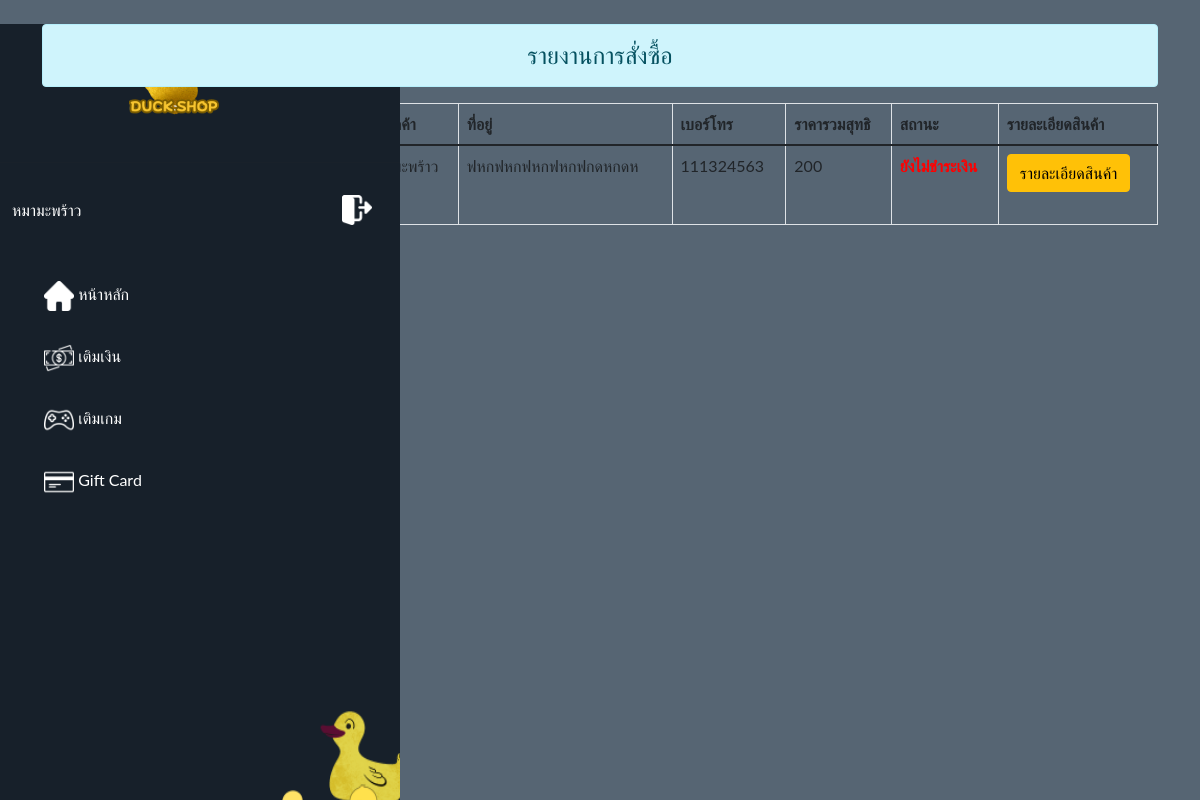
Page /report_order_customer.php (signed in) on the committed database.
### tables this page shows
CREATE TABLE `tb_order` (
  `orderID` int(10) UNSIGNED ZEROFILL NOT NULL COMMENT 'เลขที่ใบสั่งซื้อ',
  `cus_name` varchar(60) NOT NULL COMMENT 'ชื่อ-นามสกุล',
  `address` text NOT NULL COMMENT 'ที่อยู่การจัดส่งสินค้า',
  `telephone` varchar(10) NOT NULL COMMENT 'เบอร์โทรศัพท์',
  `total_price` float NOT NULL COMMENT 'ราคารวมสุทธิ',
  `order_status` varchar(1) NOT NULL COMMENT '0=ยกเลิก, 1=ยังไม่ชำระเงิน,2 =ชำระเงิน',
  `reg_date` timestamp NOT NULL DEFAULT current_timestamp() COMMENT 'วันที่สั่งซื้อ',
  `dateMonth` varchar(30) NOT NULL COMMENT 'เดือน'
);

### report_order_customer.php (the view, shortened to what this page needs)
<?php
include './admin/condb.php';
?>
<!DOCTYPE html>
<html lang="en">
<head>
 <link href = "css/bootstrap.min.css" rel = "stylesheet">
 <script src="js/bootstrap.bundle.min.js" ></script></head>
<body>
<?php
include 'menu1.php';
?>
 <div class = "container">
 <div class = "alert alert-info h4 text-center mt-4" role="alert"> รายงานการสั่งซื้อ </div>
 <table class="table table-bordered">
 <thead>
<tr>
    <th>เลขใบสั่งซื้อ</th>
    <th>เวลา</th>
    <th>ชื่อลูกค้า</th>
    <th>ที่อยู่</th>
    <th>เบอร์โทร</th>
    <th>ราคารวมสุทธิ</th>
    <th>สถานะ</th>
    <th>รายละเอียดสินค้า</th>
</tr>
</thead>
<?php
$cus_name=$_SESSION["cusname"] ." " . $_SESSION["cuslastName"];
$sql = "SELECT * FROM tb_order where cus_name='$cus_name' ";
$result=mysqli_query($conn,$sql);
while($row=mysqli_fetch_array($result)){
    $status = $row['order_status'];
?>
<tr>
    <td> <?=$row['orderID']?> </td>
    <td> <?=$row['reg_date']?> </td>
    <td> <?=$row['cus_name']?> </td>
    <td> <?=$row['address']?> </td>
    <td> <?=$row['telephone']?> </td>
    <td> <?=$row['total_price']?> </td>
    <td>
        <?php
        if ($status== '1'){
            echo "<b style='color:red'> ยังไม่ชำระเงิน </b> ";
        } else if ( $status== '2'){
            echo "<b style='color:blue'> ชำระเงินแล้ว </b> ";
        } else if ( $status== '0'){
            echo "<b style='color:purple'> ยกเลิกการสั่งซื้อ </b>";
        }
        ?>
    </td>
    <td><a class="btn btn-warning mb-4" href="admin/order_detail.php?id=<?=$row["orderID"]?>" role="button">รายละเอียดสินค้า</a></td>
    </tr>
    <?php
    }
    ?>
    </table>
    </div>
    </body>
    </html>

### menu1.php (style rules this page uses)
body { margin: 0; font-family: "Lato", sans-serif; }

### rows in the picture
tb_order: cus_name "หมามะพร้าว", address "ฟหกฟหกฟหกฟหกฟกดหกดห", telephone "111324563", total_price "200", order_status "ยังไม่ชำระเงิน"

### other values in the picture
$_SESSION["cuslastName"] "หมามะพร้าว"
